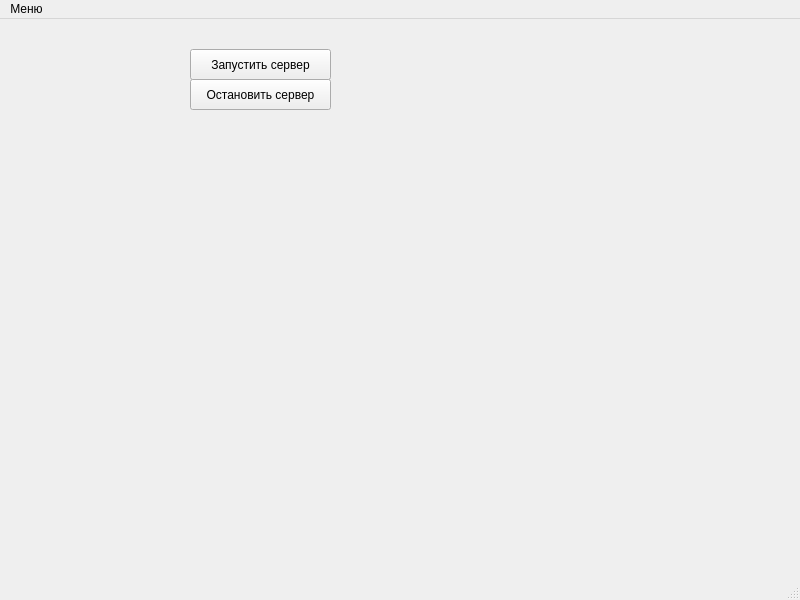
<?xml version="1.0" encoding="UTF-8"?>
<ui version="4.0">
 <class>MainWindow</class>
 <widget class="QMainWindow" name="MainWindow">
  <property name="geometry">
   <rect>
    <x>0</x>
    <y>0</y>
    <width>800</width>
    <height>600</height>
   </rect>
  </property>
  <property name="windowTitle">
   <string>Главное окно</string>
  </property>
  <widget class="QWidget" name="centralwidget">
   <widget class="QPushButton" name="btn_startServer">
    <property name="geometry">
     <rect>
      <x>190</x>
      <y>30</y>
      <width>141</width>
      <height>31</height>
     </rect>
    </property>
    <property name="text">
     <string>Запустить сервер</string>
    </property>
   </widget>
   <widget class="QPushButton" name="btn_stopServer">
    <property name="geometry">
     <rect>
      <x>190</x>
      <y>60</y>
      <width>141</width>
      <height>31</height>
     </rect>
    </property>
    <property name="text">
     <string>Остановить сервер</string>
    </property>
   </widget>
   <widget class="QWidget" name="drawWidget" native="true">
    <property name="geometry">
     <rect>
      <x>60</x>
      <y>140</y>
      <width>631</width>
      <height>121</height>
     </rect>
    </property>
   </widget>
  </widget>
  <widget class="QMenuBar" name="menubar">
   <property name="geometry">
    <rect>
     <x>0</x>
     <y>0</y>
     <width>800</width>
     <height>22</height>
    </rect>
   </property>
   <widget class="QMenu" name="menu_1">
    <property name="title">
     <string>Меню</string>
    </property>
    <widget class="QMenu" name="settings">
     <property name="title">
      <string>Настройки</string>
     </property>
     <addaction name="variables"/>
    </widget>
    <addaction name="settings"/>
   </widget>
   <addaction name="menu_1"/>
  </widget>
  <widget class="QStatusBar" name="statusbar"/>
  <action name="variables">
   <property name="text">
    <string>Переменные</string>
   </property>
  </action>
 </widget>
 <resources/>
 <connections/>
</ui>
